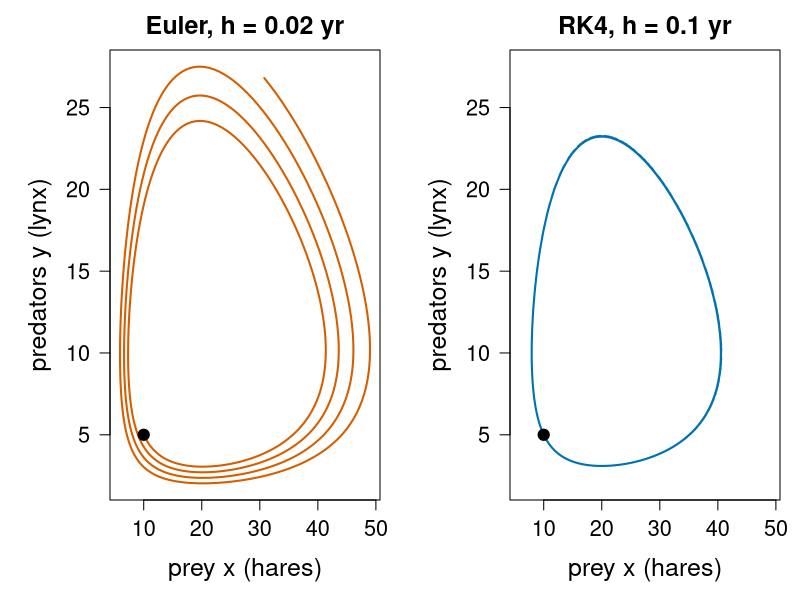
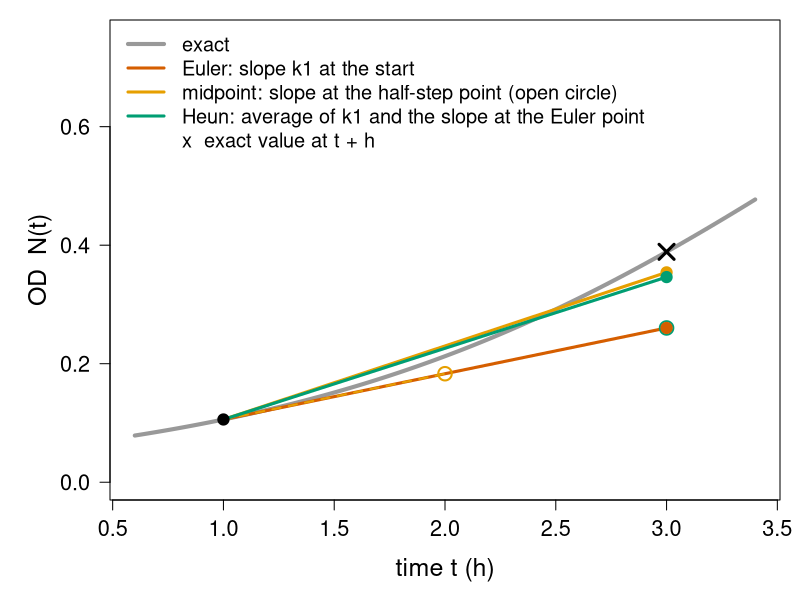
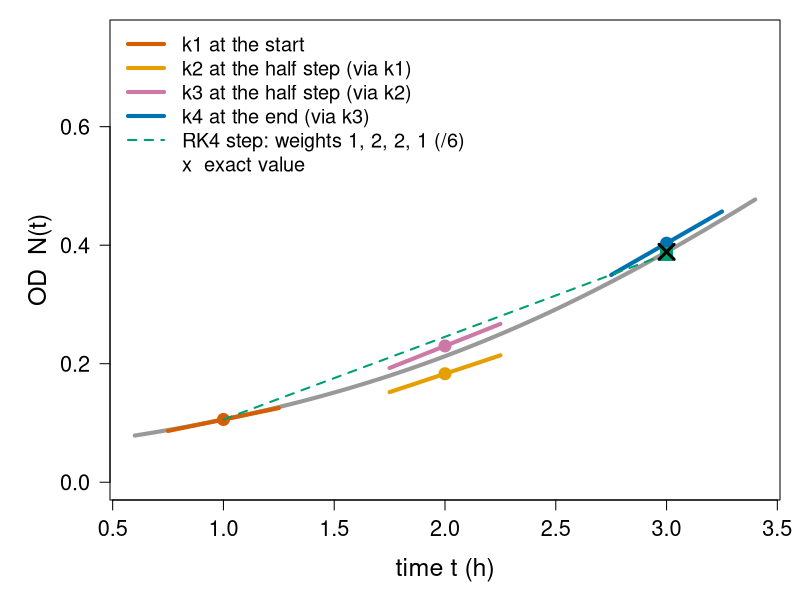
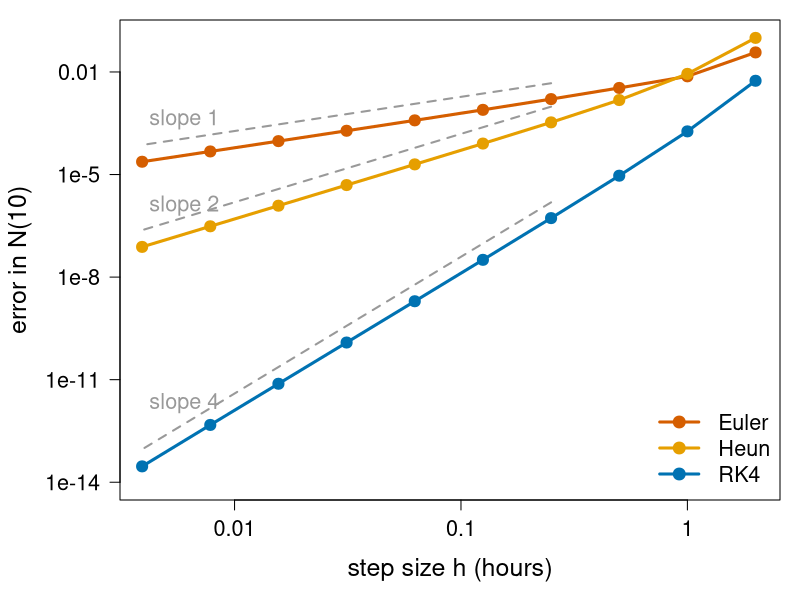
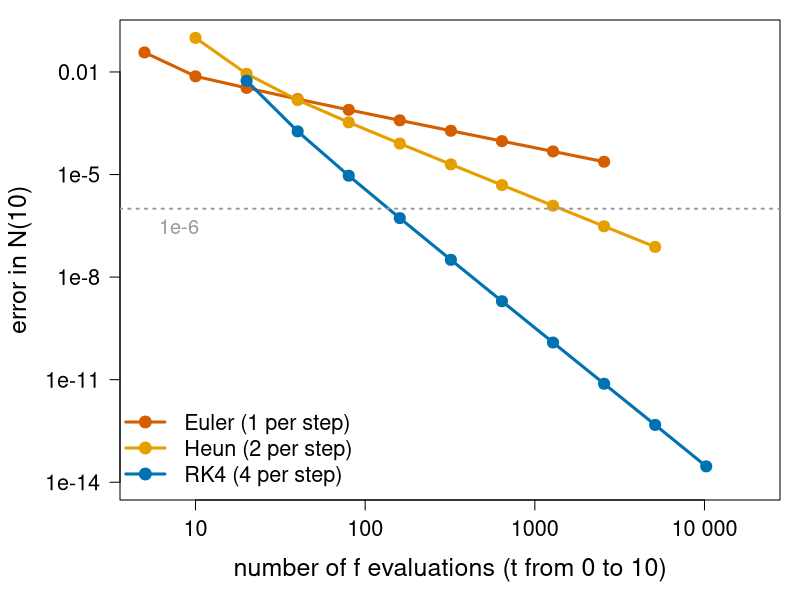
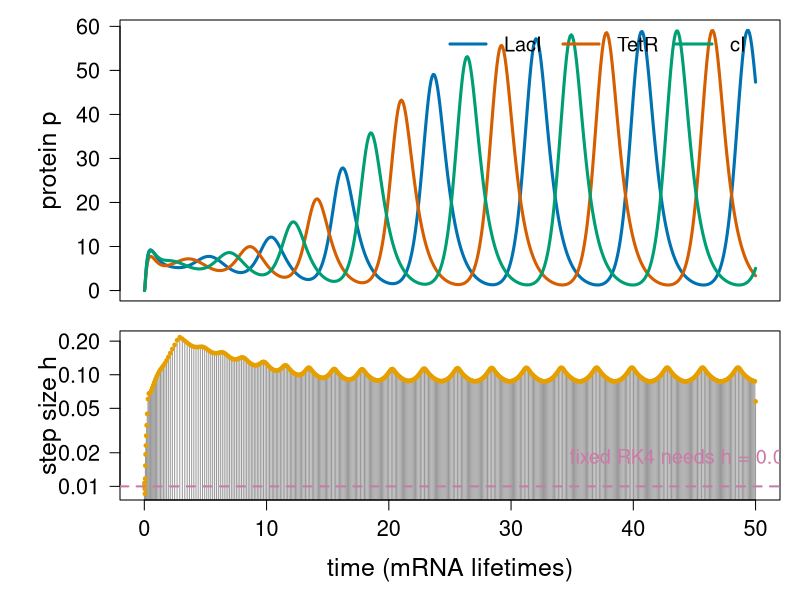
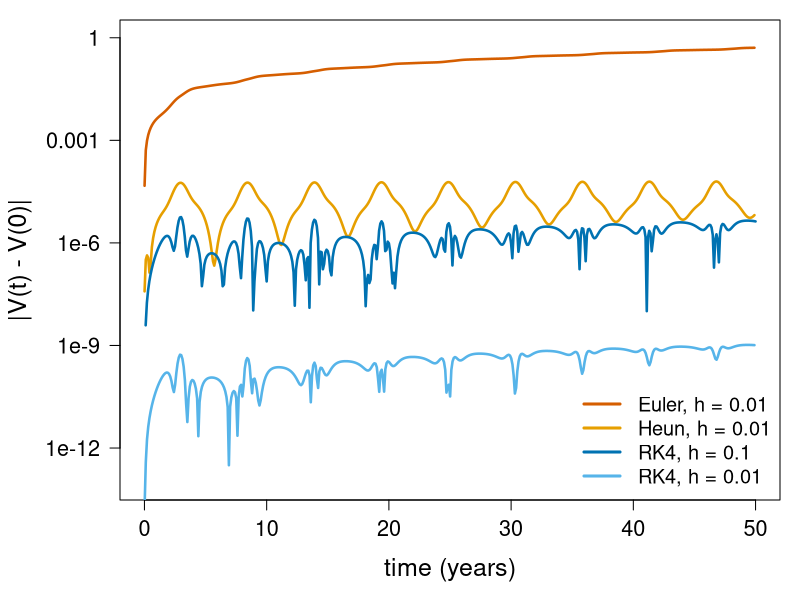
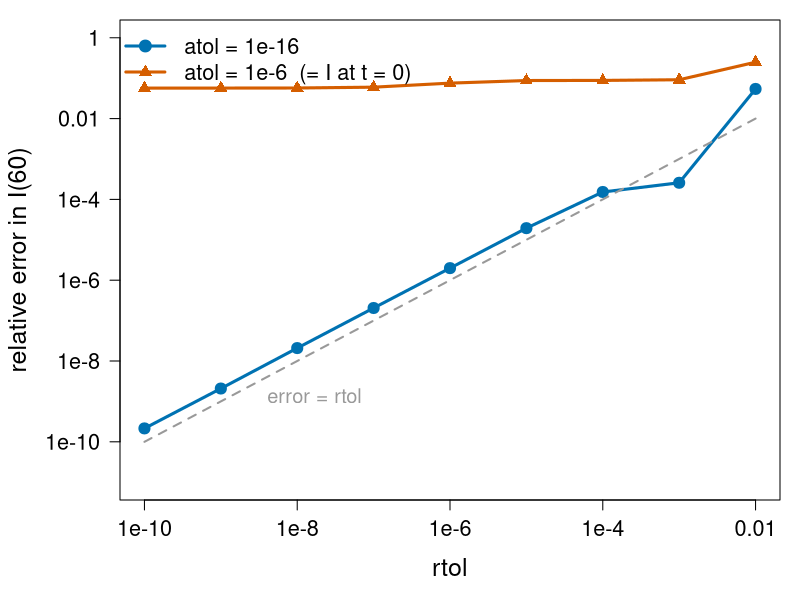

Reproduce these figures in R, in order.
# Figures for the runge-kutta/ unit ("Runge–Kutta and adaptive step size").
#
# Re-run by hand from this folder (it is NOT run by `quarto render`):
#   cd runge-kutta && Rscript make-runge-kutta-figs.R
#
# Base R graphics only (grDevices::svg). Colours are Okabe-Ito
# (colour-blind safe). Makes:
#   fig01-lv-euler-rk4.svg     predator-prey orbit: Euler spirals out, RK4 closes
#   fig02-midpoint-heun.svg    one step of Euler, midpoint and Heun on the logistic curve
#   fig03-rk4-stages.svg       where RK4 evaluates its four slopes
#   fig04-order.svg            error vs h on log-log axes: slopes 1, 2, 4
#   fig05-cost.svg             error vs number of f evaluations
#   fig06-repressilator.svg    repressilator proteins and the step sizes of an adaptive solver
#   fig07-lv-invariant.svg     drift of the conserved quantity V(t) for each method
#   fig08-tolerance.svg        achieved error vs rtol; atol too large gives a floor
#   fig09-dense-output.svg     solver steps vs dense output
#   fig10-events.svg           an event located inside a step; an event missed by a big step

oi <- c(orange = "#E69F00", sky = "#56B4E9", green = "#009E73",
        yellow = "#F0E442", blue = "#0072B2", red = "#D55E00",
        purple = "#CC79A7", grey = "#999999")

## ---- the methods (same code as on the slides) ---------------------------------

euler_step <- function(f, t, y, h) y + h * f(t, y)
midpoint_step <- function(f, t, y, h) {
  k1 <- f(t, y)
  k2 <- f(t + h / 2, y + h / 2 * k1)
  y + h * k2
}
heun_step <- function(f, t, y, h) {
  k1 <- f(t, y)
  k2 <- f(t + h, y + h * k1)
  y + h / 2 * (k1 + k2)
}
rk4_step <- function(f, t, y, h) {
  k1 <- f(t, y)
  k2 <- f(t + h / 2, y + h / 2 * k1)
  k3 <- f(t + h / 2, y + h / 2 * k2)
  k4 <- f(t + h, y + h * k3)
  y + h / 6 * (k1 + 2 * k2 + 2 * k3 + k4)
}
rk_solve <- function(step, f, t0, y0, h, n) {
  t <- t0 + (0:n) * h
  Y <- matrix(0, n + 1, length(y0)); Y[1, ] <- y0
  for (i in 1:n) Y[i + 1, ] <- step(f, t[i], Y[i, ], h)
  list(t = t, y = Y)
}

# Dormand-Prince 5(4), the method behind ode45 / RK45 / Dopri5, with the
# standard controller. Records accepted steps (t, y, f at the step end).
dp5 <- function(f, t0, y0, tend, rtol = 1e-6, atol = 1e-6, h = 0.01) {
  A <- list(c(), c(1/5), c(3/40, 9/40), c(44/45, -56/15, 32/9),
            c(19372/6561, -25360/2187, 64448/6561, -212/729),
            c(9017/3168, -355/33, 46732/5247, 49/176, -5103/18656),
            c(35/384, 0, 500/1113, 125/192, -2187/6784, 11/84))
  cc <- c(0, 1/5, 3/10, 4/5, 8/9, 1, 1)
  b5 <- c(35/384, 0, 500/1113, 125/192, -2187/6784, 11/84, 0)
  b4 <- c(5179/57600, 0, 7571/16695, 393/640, -92097/339200, 187/2100, 1/40)
  t <- t0; y <- y0; Tt <- t; Y <- y; Fv <- f(t, y); H <- c(); rej <- c()
  while (t < tend) {
    h <- min(h, tend - t)
    k <- matrix(0, 7, length(y))
    for (s in 1:7) {
      ys <- y
      if (s > 1) for (j in 1:(s - 1)) ys <- ys + h * A[[s]][j] * k[j, ]
      k[s, ] <- f(t + cc[s] * h, ys)
    }
    y5 <- y + h * colSums(b5 * k); y4 <- y + h * colSums(b4 * k)
    sc <- atol + rtol * pmax(abs(y), abs(y5))
    err <- sqrt(mean(((y5 - y4) / sc)^2))
    if (err <= 1) {
      t <- t + h; y <- y5
      Tt <- c(Tt, t); Y <- rbind(Y, y); Fv <- rbind(Fv, k[7, ]); H <- c(H, h)
    } else rej <- c(rej, t)
    h <- h * min(5, max(0.2, 0.9 * err^(-1/5)))
  }
  list(t = Tt, y = unname(Y), f = unname(Fv), h = H, rej = rej)
}

# cubic Hermite interpolation between two accepted steps (a simple dense output)
hermite <- function(tq, t0, t1, y0, y1, f0, f1) {
  h <- t1 - t0; s <- (tq - t0) / h
  (2*s^3 - 3*s^2 + 1) * y0 + (s^3 - 2*s^2 + s) * h * f0 +
    (-2*s^3 + 3*s^2) * y1 + (s^3 - s^2) * h * f1
}

## ---- running examples -------------------------------------------------------

K <- 1.2; N0 <- 0.05; r <- 0.8                 # logistic OD curve, per hour
flog <- function(t, N) r * N * (1 - N / K)
exact <- function(t) K / (1 + (K / N0 - 1) * exp(-r * t))

a <- 1; b <- 0.1; c <- 0.075; d <- 1.5          # Lotka-Volterra, per year
lv <- function(t, y) c(a * y[1] - b * y[1] * y[2], c * y[1] * y[2] - d * y[2])
V <- function(x, y) c * x - d * log(x) + b * y - a * log(y)
lv0 <- c(10, 5)

beta <- 0.3; gamma <- 0.1                       # SIR, fractions of the population
sir <- function(t, y) c(-beta * y[1] * y[2], beta * y[1] * y[2] - gamma * y[2], gamma * y[2])

alpha <- 216; alpha0 <- 0.216; bet <- 5; nH <- 2  # repressilator, dimensionless
repress <- function(t, y) {
  m <- y[1:3]; p <- y[4:6]
  prep <- p[c(3, 1, 2)]
  c(-m + alpha / (1 + prep^nH) + alpha0, -bet * (p - m))
}
rep0 <- c(1, 0, 0, 0, 0, 0)

## ---- fig01: predator-prey, Euler vs RK4 -------------------------------------

svg("fig01-lv-euler-rk4.svg", width = 11, height = 5.5)
par(mfrow = c(1, 2), mar = c(5, 5.5, 2.5, 1), cex.lab = 1.5, cex.axis = 1.3, cex.main = 1.5)
e <- rk_solve(euler_step, lv, 0, lv0, 0.02, 1000)
k <- rk_solve(rk4_step, lv, 0, lv0, 0.1, 200)
plot(e$y, type = "l", lwd = 2, col = oi["red"], xlab = "prey x (hares)",
     ylab = "predators y (lynx)", las = 1, main = "Euler, h = 0.02 yr")
points(lv0[1], lv0[2], pch = 19, cex = 1.5)
plot(k$y, type = "l", lwd = 2, col = oi["blue"], xlab = "prey x (hares)",
     ylab = "predators y (lynx)", las = 1, xlim = range(e$y[, 1]), ylim = range(e$y[, 2]),
     main = "RK4, h = 0.1 yr")
points(lv0[1], lv0[2], pch = 19, cex = 1.5)
dev.off()

## ---- fig02: Euler, midpoint, Heun: one step --------------------------------

svg("fig02-midpoint-heun.svg", width = 11, height = 5.5)
par(mar = c(5, 5.5, 1, 1), cex.lab = 1.5, cex.axis = 1.3)
h <- 2; t0 <- 1; y0 <- exact(t0)
tt <- seq(0.6, 3.4, length.out = 200)
plot(tt, exact(tt), type = "l", lwd = 4, col = oi["grey"], xlab = "time t (h)",
     ylab = "OD  N(t)", las = 1, ylim = c(0, 0.75))
k1 <- flog(t0, y0)
ye <- y0 + h * k1
ym <- y0 + h / 2 * k1; k2m <- flog(t0 + h / 2, ym)
k2h <- flog(t0 + h, ye)
segments(t0, y0, t0 + h, ye, lwd = 3, col = oi["red"])
segments(t0, y0, t0 + h / 2, ym, lwd = 2, lty = 2, col = oi["orange"])
points(t0 + h / 2, ym, pch = 1, cex = 1.8, lwd = 2, col = oi["orange"])
segments(t0, y0, t0 + h, y0 + h * k2m, lwd = 3, col = oi["orange"])
segments(t0, y0, t0 + h, y0 + h / 2 * (k1 + k2h), lwd = 3, col = oi["green"])
points(t0 + h, ye, pch = 1, cex = 1.8, lwd = 2, col = oi["green"])
points(c(t0 + h, t0 + h, t0 + h), c(ye, y0 + h * k2m, y0 + h / 2 * (k1 + k2h)),
       pch = 19, cex = 1.5, col = oi[c("red", "orange", "green")])
points(t0, y0, pch = 19, cex = 1.5)
points(t0 + h, exact(t0 + h), pch = 4, cex = 2, lwd = 3)
legend("topleft", c("exact", "Euler: slope k1 at the start",
                    "midpoint: slope at the half-step point (open circle)",
                    "Heun: average of k1 and the slope at the Euler point",
                    "x  exact value at t + h"),
       col = c(oi[c("grey", "red", "orange", "green")], "black"), lwd = c(4, 3, 3, 3, NA),
       cex = 1.2, bty = "n")
dev.off()

## ---- fig03: RK4 stages ------------------------------------------------------

svg("fig03-rk4-stages.svg", width = 11, height = 5.5)
par(mar = c(5, 5.5, 1, 1), cex.lab = 1.5, cex.axis = 1.3)
plot(tt, exact(tt), type = "l", lwd = 4, col = oi["grey"], xlab = "time t (h)",
     ylab = "OD  N(t)", las = 1, ylim = c(0, 0.75))
k1 <- flog(t0, y0); p2 <- y0 + h / 2 * k1; k2 <- flog(t0 + h / 2, p2)
p3 <- y0 + h / 2 * k2; k3 <- flog(t0 + h / 2, p3); p4 <- y0 + h * k3; k4 <- flog(t0 + h, p4)
seg <- function(tp, yp, k, col) {
  dt <- 0.25; segments(tp - dt, yp - dt * k, tp + dt, yp + dt * k, lwd = 4, col = col)
  points(tp, yp, pch = 19, cex = 1.6, col = col)
}
cols <- oi[c("red", "orange", "purple", "blue")]
seg(t0, y0, k1, cols[1]); seg(t0 + h / 2, p2, k2, cols[2])
seg(t0 + h / 2, p3, k3, cols[3]); seg(t0 + h, p4, k4, cols[4])
y1 <- y0 + h / 6 * (k1 + 2 * k2 + 2 * k3 + k4)
segments(t0, y0, t0 + h, y1, lwd = 2, lty = 2, col = oi["green"])
points(t0 + h, y1, pch = 15, cex = 1.8, col = oi["green"])
points(t0 + h, exact(t0 + h), pch = 4, cex = 2, lwd = 3)
legend("topleft", c("k1 at the start", "k2 at the half step (via k1)",
                    "k3 at the half step (via k2)", "k4 at the end (via k3)",
                    "RK4 step: weights 1, 2, 2, 1 (/6)", "x  exact value"),
       col = c(cols, oi["green"], "black"), lwd = c(4, 4, 4, 4, 2, NA),
       lty = c(1, 1, 1, 1, 2, NA), cex = 1.2, bty = "n")
dev.off()

## ---- fig04 + fig05: order and cost ----------------------------------------

hs <- 2^(1:-8)
meth <- list(Euler = euler_step, Heun = heun_step, RK4 = rk4_step)
stages <- c(1, 2, 4)
err <- sapply(meth, function(s)
  sapply(hs, function(h) abs(rk_solve(s, flog, 0, N0, h, 10 / h)$y[10 / h + 1] - exact(10))))
mcols <- oi[c("red", "orange", "blue")]

svg("fig04-order.svg", width = 9, height = 5.8)
par(mar = c(5, 6, 1, 1), cex.lab = 1.5, cex.axis = 1.3)
plot(hs, err[, 1], log = "xy", type = "n", ylim = c(1e-14, 0.1), xlim = c(0.004, 2),
     xlab = "step size h (hours)", ylab = "", axes = FALSE)
title(ylab = "error in N(10)", line = 4.5)
axis(1, at = c(0.01, 0.1, 1), labels = c("0.01", "0.1", "1"))
axis(2, at = 10^c(-14, -11, -8, -5, -2), labels = c("1e-14", "1e-11", "1e-8", "1e-5", "0.01"), las = 1); box()
for (j in 1:3) lines(hs, err[, j], type = "o", pch = 19, lwd = 3, cex = 1.2, col = mcols[j])
for (j in 1:3) {
  p <- c(1, 2, 4)[j]; i0 <- 5
  lines(hs[4:10], err[i0, j] * (hs[4:10] / hs[i0])^p * 3, lty = 2, lwd = 2, col = oi["grey"])
}
text(0.006, c(4e-4, 1.2e-6, 2e-12), c("slope 1", "slope 2", "slope 4"), cex = 1.3, col = oi["grey"])
legend("bottomright", c("Euler", "Heun", "RK4"), col = mcols, lwd = 3, pch = 19, cex = 1.3, bty = "n")
dev.off()

svg("fig05-cost.svg", width = 9, height = 5.8)
par(mar = c(5, 6, 1, 1), cex.lab = 1.5, cex.axis = 1.3)
nf <- outer(10 / hs, stages)
plot(nf[, 1], err[, 1], log = "xy", type = "n", ylim = c(1e-14, 0.1), xlim = c(5, 2e4),
     xlab = "number of f evaluations (t from 0 to 10)", ylab = "", axes = FALSE)
title(ylab = "error in N(10)", line = 4.5)
axis(1, at = c(10, 100, 1000, 10000), labels = c("10", "100", "1000", "10 000"))
axis(2, at = 10^c(-14, -11, -8, -5, -2), labels = c("1e-14", "1e-11", "1e-8", "1e-5", "0.01"), las = 1); box()
for (j in 1:3) lines(nf[, j], err[, j], type = "o", pch = 19, lwd = 3, cex = 1.2, col = mcols[j])
abline(h = 1e-6, lty = 3, lwd = 2, col = oi["grey"])
text(8, 3e-7, "1e-6", cex = 1.2, col = oi["grey"])
legend("bottomleft", c("Euler (1 per step)", "Heun (2 per step)", "RK4 (4 per step)"),
       col = mcols, lwd = 3, pch = 19, cex = 1.3, bty = "n")
dev.off()

## ---- fig06: repressilator and adaptive steps -------------------------------

s <- dp5(repress, 0, rep0, 50, rtol = 1e-6, atol = 1e-6)
svg("fig06-repressilator.svg", width = 12, height = 6)
layout(matrix(1:2, 2), heights = c(1.15, 1))
par(mar = c(1, 6, 1, 1), cex.lab = 1.5, cex.axis = 1.3)
pc <- oi[c("blue", "red", "green")]
tq <- seq(0, 50, by = 0.05)
plot(range(s$t), c(0, max(s$y[, 4:6])), type = "n", xaxt = "n", las = 1,
     xlab = "", ylab = "protein p")
for (j in 4:6) lines(s$t, s$y[, j], lwd = 3, col = pc[j - 3])
legend("topright", c("LacI", "TetR", "cI"), col = pc, lwd = 3, cex = 1.2, bty = "n", horiz = TRUE)
par(mar = c(5, 6, 0.5, 1))
plot(s$t[-1], s$h, log = "y", type = "h", lwd = 1, col = oi["grey"], las = 1,
     xlab = "time (mRNA lifetimes)", ylab = "step size h")
points(s$t[-1], s$h, pch = 19, cex = 0.5, col = oi["orange"])
abline(h = 0.01, lty = 2, lwd = 2, col = oi["purple"])
text(44, 0.013, "fixed RK4 needs h = 0.01", col = oi["purple"], cex = 1.2, pos = 3)
dev.off()

## ---- fig07: conserved quantity of the predator-prey model --------------------

svg("fig07-lv-invariant.svg", width = 10, height = 5.6)
par(mar = c(5, 6, 1, 1), cex.lab = 1.5, cex.axis = 1.3)
runs <- list(list(euler_step, 0.01, oi["red"], "Euler, h = 0.01"),
             list(heun_step, 0.01, oi["orange"], "Heun, h = 0.01"),
             list(rk4_step, 0.1, oi["blue"], "RK4, h = 0.1"),
             list(rk4_step, 0.01, oi["sky"], "RK4, h = 0.01"))
V0 <- V(lv0[1], lv0[2])
plot(NA, xlim = c(0, 50), ylim = c(1e-13, 1), log = "y", las = 1, axes = FALSE,
     xlab = "time (years)", ylab = "")
title(ylab = "|V(t) - V(0)|", line = 4.5)
axis(1); axis(2, at = 10^c(-12, -9, -6, -3, 0), labels = c("1e-12", "1e-9", "1e-6", "0.001", "1"), las = 1); box()
for (ru in runs) {
  so <- rk_solve(ru[[1]], lv, 0, lv0, ru[[2]], round(50 / ru[[2]]))
  dv <- abs(V(so$y[, 1], so$y[, 2]) - V0)
  keep <- seq(2, length(dv), by = max(1, round(0.1 / ru[[2]])))
  lines(so$t[keep], pmax(dv[keep], 1e-16), lwd = 2.5, col = ru[[3]])
}
legend("bottomright", sapply(runs, `[[`, 4), col = sapply(runs, `[[`, 3), lwd = 3,
       cex = 1.2, bty = "n")
dev.off()

## ---- fig08: tolerance: achieved error vs rtol, and the atol floor ------------

I0 <- 1e-6; s0 <- c(1 - I0, I0, 0)
ref <- dp5(sir, 0, s0, 60, rtol = 1e-13, atol = 1e-16)
Iref <- ref$y[nrow(ref$y), 2]
rts <- 10^-(2:10)
ach <- sapply(c(1e-6, 1e-16), function(at) sapply(rts, function(rt) {
  so <- dp5(sir, 0, s0, 60, rtol = rt, atol = at)
  abs(so$y[nrow(so$y), 2] - Iref) / Iref
}))
svg("fig08-tolerance.svg", width = 9, height = 5.8)
par(mar = c(5, 6, 1, 1), cex.lab = 1.5, cex.axis = 1.3)
plot(rts, ach[, 2], log = "xy", type = "o", pch = 19, lwd = 3, cex = 1.2, col = oi["blue"],
     ylim = c(1e-11, 1), xlab = "rtol", ylab = "", axes = FALSE)
title(ylab = "relative error in I(60)", line = 4.5)
axis(1, at = 10^c(-10, -8, -6, -4, -2), labels = c("1e-10", "1e-8", "1e-6", "1e-4", "0.01"))
axis(2, at = 10^c(-10, -8, -6, -4, -2, 0), labels = c("1e-10", "1e-8", "1e-6", "1e-4", "0.01", "1"), las = 1); box()
lines(rts, ach[, 1], type = "o", pch = 17, lwd = 3, cex = 1.3, col = oi["red"])
lines(rts, rts, lty = 2, lwd = 2, col = oi["grey"])
text(3e-9, 1.2e-9, "error = rtol", col = oi["grey"], cex = 1.2, pos = 4)
legend("topleft", c("atol = 1e-16", "atol = 1e-6  (= I at t = 0)"), col = oi[c("blue", "red")],
       pch = c(19, 17), lwd = 3, cex = 1.3, bty = "n")
dev.off()

## ---- fig09: dense output ---------------------------------------------------

y0s <- c(0.999, 0.001, 0)
s <- dp5(sir, 0, y0s, 120, rtol = 1e-4, atol = 1e-8)
svg("fig09-dense-output.svg", width = 11, height = 5.5)
par(mar = c(5, 5.5, 1, 1), cex.lab = 1.5, cex.axis = 1.3)
fine <- dp5(sir, 0, y0s, 120, rtol = 1e-10, atol = 1e-12)
plot(fine$t, fine$y[, 2], type = "l", lwd = 6, col = oi["grey"], las = 1,
     xlab = "time (days)", ylab = "infected fraction I")
lines(s$t, s$y[, 2], lwd = 2, lty = 2, col = oi["red"])
tq <- seq(0, 120, by = 0.25)
iq <- findInterval(tq, s$t, rightmost.closed = TRUE)
dq <- hermite(tq, s$t[iq], s$t[iq + 1], s$y[iq, 2], s$y[iq + 1, 2], s$f[iq, 2], s$f[iq + 1, 2])
lines(tq, dq, lwd = 2.5, col = oi["blue"])
points(s$t, s$y[, 2], pch = 19, cex = 1.4, col = oi["red"])
legend("topright", c("exact", sprintf("solver steps (%d steps), joined by lines", length(s$h)),
                     "dense output between the steps"),
       col = oi[c("grey", "red", "blue")], lwd = c(6, 2, 2.5), lty = c(1, 2, 1),
       pch = c(NA, 19, NA), cex = 1.25, bty = "n")
dev.off()

## ---- fig10: events -------------------------------------------------------

svg("fig10-events.svg", width = 12, height = 5.3)
par(mfrow = c(1, 2), mar = c(5, 5.8, 2.5, 1), cex.lab = 1.5, cex.axis = 1.3, cex.main = 1.4)
g <- beta * fine$y[, 1] - gamma
plot(fine$t, g, type = "l", lwd = 4, col = oi["grey"], xlim = c(20, 60), ylim = c(-0.1, 0.2),
     las = 1, xlab = "time (days)", ylab = expression(g == beta * S - gamma),
     main = "peak of I: g changes sign")
abline(h = 0, lty = 3)
gs <- beta * s$y[, 1] - gamma
points(s$t, gs, pch = 19, cex = 1.4, col = oi["red"])
i <- which(gs[-1] < 0 & gs[-length(gs)] > 0)
tq <- seq(s$t[i], s$t[i + 1], length.out = 50)
lines(tq, beta * hermite(tq, s$t[i], s$t[i + 1], s$y[i, 1], s$y[i + 1, 1], s$f[i, 1], s$f[i + 1, 1]) - gamma,
      lwd = 3, col = oi["blue"])
tpk <- uniroot(function(t) beta * hermite(t, s$t[i], s$t[i + 1], s$y[i, 1], s$y[i + 1, 1],
                                          s$f[i, 1], s$f[i + 1, 1]) - gamma, c(s$t[i], s$t[i + 1]))$root
points(tpk, 0, pch = 4, cex = 2.2, lwd = 3)
text(tpk, -0.03, sprintf("t = %.2f", tpk), cex = 1.3, pos = 4)
legend("topright", c("solver steps", "dense output in the step", "root of g"),
       col = c(oi[c("red", "blue")], "black"), pch = c(19, NA, 4), lwd = c(NA, 3, 3), cex = 1.15, bty = "n")
# missed event: prey dips below a threshold between two coarse steps
k <- rk_solve(rk4_step, lv, 0, lv0, 0.01, 1500)
plot(k$t, k$y[, 1], type = "l", lwd = 4, col = oi["grey"], xlim = c(0, 15), las = 1,
     xlab = "time (years)", ylab = "prey x", main = "threshold x = 3: missed by big steps")
abline(h = 3, lty = 2, lwd = 2, col = oi["purple"])
tc <- seq(0, 15, by = 2.5)
points(tc, k$y[match(round(tc, 2), round(k$t, 2)), 1], pch = 19, cex = 1.5, col = oi["red"])
legend("topright", c("solution", "values at steps of 2.5 yr", "threshold"),
       col = c(oi[c("grey", "red", "purple")]), lwd = c(4, NA, 2), lty = c(1, NA, 2),
       pch = c(NA, 19, NA), cex = 1.15, bty = "n")
dev.off()

cat("done\n")
